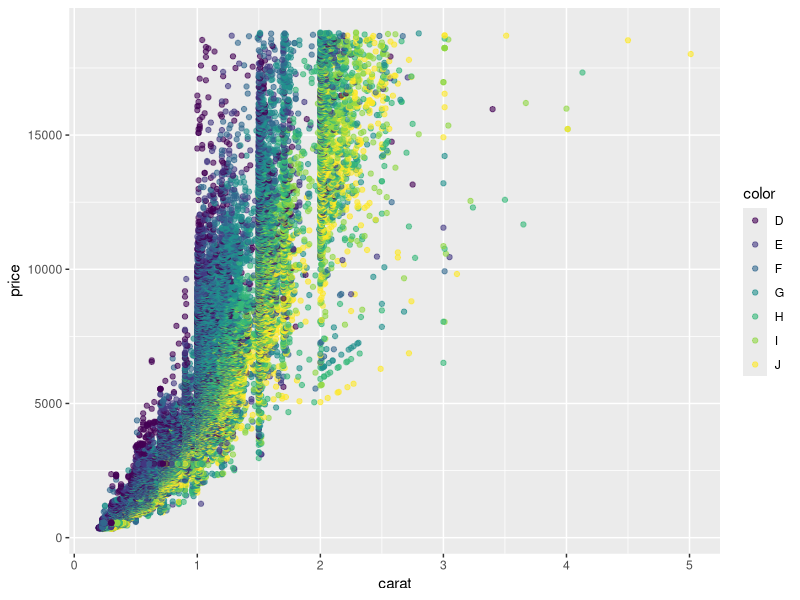

The R script that drew this image:
## ---- chunk 1
#| echo: fenced
#| label: chunk-name

# Here is where you place the R code that you want to run.
## ---- chunk 2
#| echo: false
#| label: package-data
#| message: false
#| purl: false

library(tidyverse)
library(here)

diamonds_df <- diamonds |>
  select(carat, cut, price, color)
  
## ---- chunk 3
#| purl: false
diamonds_df |>
    filter(!cut %in% c("Fair", "Good")) |>
    group_by(cut, color) |>
    summarize(mean_price = mean(price)) |>
  knitr::kable(col.names = c("Cut", "Color", 
                             "Average Price"))
## ---- chunk 4
#| label: tbl-interview-out
#| echo: false
diamonds_df |>
    filter(!cut %in% c("Fair", "Good")) |>
    group_by(cut, color) |>
    summarize(mean_price = mean(price)) |>
  knitr::kable(col.names = c("Cut", "Color", 
                             "Average Price"))
## ---- chunk 5
#| label: in-line-code
#| purl: false
# create a summary data frame with the mean price by cut
mean_price <- diamonds_df %>%
    group_by(cut) %>%
    summarize(mean_price = mean(price))

# and select the village we want to use
mean_ideal <- mean_price %>%
  filter(cut == "Ideal")
## ---- chunk 6
#| label: fig-diamonds-plot
#| purl: false

diamonds_df %>%
  ggplot(aes(x = carat, y = price)) +
  geom_point(aes(color = color), alpha = 0.6)
